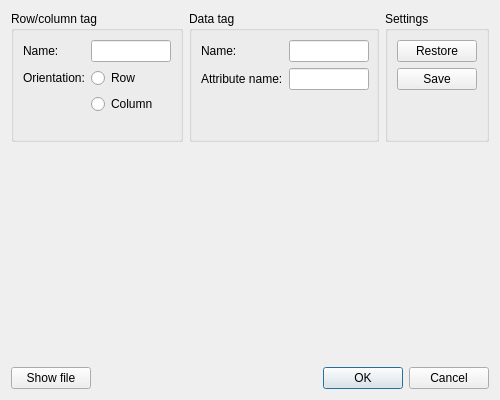
<?xml version="1.0" encoding="UTF-8"?>
<ui version="4.0">
 <class>XMLImportPreview</class>
 <widget class="QDialog" name="XMLImportPreview">
  <property name="geometry">
   <rect>
    <x>0</x>
    <y>0</y>
    <width>500</width>
    <height>400</height>
   </rect>
  </property>
  <property name="minimumSize">
   <size>
    <width>500</width>
    <height>400</height>
   </size>
  </property>
  <property name="windowTitle">
   <string>Dialog</string>
  </property>
  <layout class="QVBoxLayout" name="verticalLayout_2">
   <property name="spacing">
    <number>6</number>
   </property>
   <item>
    <layout class="QHBoxLayout" name="horizontalLayout" stretch="55,55,0,0,0,0,0,55">
     <property name="spacing">
      <number>6</number>
     </property>
     <item>
      <widget class="QGroupBox" name="groupBox">
       <property name="sizePolicy">
        <sizepolicy hsizetype="Preferred" vsizetype="Preferred">
         <horstretch>0</horstretch>
         <verstretch>0</verstretch>
        </sizepolicy>
       </property>
       <property name="title">
        <string>Row/column tag</string>
       </property>
       <layout class="QFormLayout" name="formLayout">
        <property name="fieldGrowthPolicy">
         <enum>QFormLayout::AllNonFixedFieldsGrow</enum>
        </property>
        <item row="0" column="0">
         <widget class="QLabel" name="label">
          <property name="text">
           <string>Name:</string>
          </property>
         </widget>
        </item>
        <item row="1" column="0">
         <widget class="QLabel" name="label_3">
          <property name="text">
           <string>Orientation:</string>
          </property>
         </widget>
        </item>
        <item row="1" column="1">
         <widget class="QRadioButton" name="ori_row">
          <property name="text">
           <string>Row</string>
          </property>
         </widget>
        </item>
        <item row="2" column="1">
         <widget class="QRadioButton" name="ori_column">
          <property name="text">
           <string>Column</string>
          </property>
         </widget>
        </item>
        <item row="0" column="1">
         <widget class="QLineEdit" name="main_element">
          <property name="minimumSize">
           <size>
            <width>80</width>
            <height>0</height>
           </size>
          </property>
         </widget>
        </item>
       </layout>
      </widget>
     </item>
     <item>
      <widget class="QGroupBox" name="groupBox_2">
       <property name="sizePolicy">
        <sizepolicy hsizetype="Preferred" vsizetype="Preferred">
         <horstretch>0</horstretch>
         <verstretch>0</verstretch>
        </sizepolicy>
       </property>
       <property name="title">
        <string>Data tag</string>
       </property>
       <layout class="QFormLayout" name="formLayout_2">
        <property name="fieldGrowthPolicy">
         <enum>QFormLayout::AllNonFixedFieldsGrow</enum>
        </property>
        <item row="0" column="0">
         <widget class="QLabel" name="label_4">
          <property name="text">
           <string>Name:</string>
          </property>
         </widget>
        </item>
        <item row="2" column="0">
         <widget class="QLabel" name="label_2">
          <property name="text">
           <string>Attribute name:</string>
          </property>
         </widget>
        </item>
        <item row="0" column="1">
         <widget class="QLineEdit" name="data_element">
          <property name="minimumSize">
           <size>
            <width>80</width>
            <height>0</height>
           </size>
          </property>
         </widget>
        </item>
        <item row="2" column="1">
         <widget class="QLineEdit" name="data_attribute">
          <property name="minimumSize">
           <size>
            <width>80</width>
            <height>0</height>
           </size>
          </property>
         </widget>
        </item>
       </layout>
      </widget>
     </item>
     <item>
      <spacer name="horizontalSpacer_4">
       <property name="orientation">
        <enum>Qt::Horizontal</enum>
       </property>
       <property name="sizeHint" stdset="0">
        <size>
         <width>40</width>
         <height>20</height>
        </size>
       </property>
      </spacer>
     </item>
     <item>
      <spacer name="horizontalSpacer_5">
       <property name="orientation">
        <enum>Qt::Horizontal</enum>
       </property>
       <property name="sizeHint" stdset="0">
        <size>
         <width>40</width>
         <height>20</height>
        </size>
       </property>
      </spacer>
     </item>
     <item>
      <spacer name="horizontalSpacer_6">
       <property name="orientation">
        <enum>Qt::Horizontal</enum>
       </property>
       <property name="sizeHint" stdset="0">
        <size>
         <width>40</width>
         <height>20</height>
        </size>
       </property>
      </spacer>
     </item>
     <item>
      <spacer name="horizontalSpacer_2">
       <property name="orientation">
        <enum>Qt::Horizontal</enum>
       </property>
       <property name="sizeHint" stdset="0">
        <size>
         <width>40</width>
         <height>20</height>
        </size>
       </property>
      </spacer>
     </item>
     <item>
      <spacer name="horizontalSpacer">
       <property name="orientation">
        <enum>Qt::Horizontal</enum>
       </property>
       <property name="sizeHint" stdset="0">
        <size>
         <width>40</width>
         <height>20</height>
        </size>
       </property>
      </spacer>
     </item>
     <item>
      <widget class="QGroupBox" name="groupBox_3">
       <property name="sizePolicy">
        <sizepolicy hsizetype="Preferred" vsizetype="Preferred">
         <horstretch>0</horstretch>
         <verstretch>0</verstretch>
        </sizepolicy>
       </property>
       <property name="title">
        <string>Settings</string>
       </property>
       <layout class="QVBoxLayout" name="verticalLayout" stretch="0,0,0">
        <item>
         <widget class="QPushButton" name="restoreButton">
          <property name="text">
           <string>Restore</string>
          </property>
         </widget>
        </item>
        <item>
         <widget class="QPushButton" name="saveButton">
          <property name="text">
           <string>Save</string>
          </property>
         </widget>
        </item>
        <item>
         <spacer name="verticalSpacer">
          <property name="orientation">
           <enum>Qt::Vertical</enum>
          </property>
          <property name="sizeHint" stdset="0">
           <size>
            <width>20</width>
            <height>40</height>
           </size>
          </property>
         </spacer>
        </item>
       </layout>
      </widget>
     </item>
    </layout>
   </item>
   <item>
    <widget class="QLabel" name="error_message">
     <property name="font">
      <font>
       <weight>50</weight>
       <italic>false</italic>
       <bold>false</bold>
      </font>
     </property>
     <property name="text">
      <string/>
     </property>
     <property name="wordWrap">
      <bool>true</bool>
     </property>
    </widget>
   </item>
   <item>
    <widget class="QWidget" name="gridWidget" native="true">
     <property name="sizePolicy">
      <sizepolicy hsizetype="MinimumExpanding" vsizetype="MinimumExpanding">
       <horstretch>55</horstretch>
       <verstretch>55</verstretch>
      </sizepolicy>
     </property>
     <layout class="QHBoxLayout" name="horizontalLayout_3">
      <property name="spacing">
       <number>0</number>
      </property>
      <property name="margin">
       <number>0</number>
      </property>
     </layout>
    </widget>
   </item>
   <item>
    <layout class="QHBoxLayout" name="horizontalLayout_2">
     <property name="spacing">
      <number>6</number>
     </property>
     <item>
      <widget class="QPushButton" name="show_file">
       <property name="text">
        <string>Show file</string>
       </property>
      </widget>
     </item>
     <item>
      <spacer name="horizontalSpacer_3">
       <property name="orientation">
        <enum>Qt::Horizontal</enum>
       </property>
       <property name="sizeHint" stdset="0">
        <size>
         <width>518</width>
         <height>20</height>
        </size>
       </property>
      </spacer>
     </item>
     <item>
      <widget class="QDialogButtonBox" name="buttonBox">
       <property name="sizePolicy">
        <sizepolicy hsizetype="Fixed" vsizetype="Preferred">
         <horstretch>0</horstretch>
         <verstretch>0</verstretch>
        </sizepolicy>
       </property>
       <property name="orientation">
        <enum>Qt::Horizontal</enum>
       </property>
       <property name="standardButtons">
        <set>QDialogButtonBox::Cancel|QDialogButtonBox::Ok</set>
       </property>
      </widget>
     </item>
    </layout>
   </item>
  </layout>
 </widget>
 <tabstops>
  <tabstop>main_element</tabstop>
  <tabstop>ori_row</tabstop>
  <tabstop>ori_column</tabstop>
  <tabstop>data_element</tabstop>
  <tabstop>data_attribute</tabstop>
  <tabstop>restoreButton</tabstop>
  <tabstop>saveButton</tabstop>
  <tabstop>show_file</tabstop>
  <tabstop>buttonBox</tabstop>
 </tabstops>
 <resources/>
 <connections>
  <connection>
   <sender>buttonBox</sender>
   <signal>accepted()</signal>
   <receiver>XMLImportPreview</receiver>
   <slot>accept()</slot>
   <hints>
    <hint type="sourcelabel">
     <x>423</x>
     <y>192</y>
    </hint>
    <hint type="destinationlabel">
     <x>157</x>
     <y>274</y>
    </hint>
   </hints>
  </connection>
  <connection>
   <sender>buttonBox</sender>
   <signal>rejected()</signal>
   <receiver>XMLImportPreview</receiver>
   <slot>reject()</slot>
   <hints>
    <hint type="sourcelabel">
     <x>449</x>
     <y>192</y>
    </hint>
    <hint type="destinationlabel">
     <x>286</x>
     <y>274</y>
    </hint>
   </hints>
  </connection>
 </connections>
</ui>
